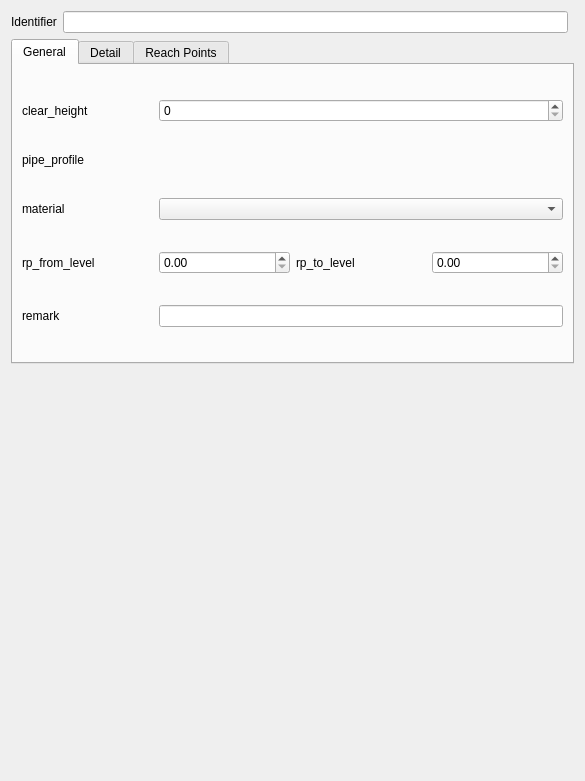
<?xml version="1.0" encoding="UTF-8"?>
<ui version="4.0">
 <class>Form</class>
 <widget class="QWidget" name="Form">
  <property name="geometry">
   <rect>
    <x>0</x>
    <y>0</y>
    <width>585</width>
    <height>781</height>
   </rect>
  </property>
  <property name="windowTitle">
   <string>Form</string>
  </property>
  <layout class="QGridLayout" name="gridLayout">
   <item row="0" column="1">
    <widget class="QLineEdit" name="identifier"/>
   </item>
   <item row="3" column="0" colspan="3">
    <widget class="QTabWidget" name="tabWidget">
     <property name="currentIndex">
      <number>0</number>
     </property>
     <widget class="QWidget" name="tab">
      <attribute name="title">
       <string>General</string>
      </attribute>
      <layout class="QGridLayout" name="gridLayout_4">
       <item row="1" column="1" colspan="3">
        <widget class="QgsRelationReferenceWidget" name="fk_pipe_profile">
         <property name="sizePolicy">
          <sizepolicy hsizetype="Preferred" vsizetype="Fixed">
           <horstretch>0</horstretch>
           <verstretch>0</verstretch>
          </sizepolicy>
         </property>
         <property name="embedForm" stdset="0">
          <bool>true</bool>
         </property>
         <property name="readOnlySelector" stdset="0">
          <bool>false</bool>
         </property>
        </widget>
       </item>
       <item row="1" column="0">
        <widget class="QLabel" name="label_15">
         <property name="text">
          <string>pipe_profile</string>
         </property>
        </widget>
       </item>
       <item row="2" column="0">
        <widget class="QLabel" name="label_8">
         <property name="text">
          <string>material</string>
         </property>
        </widget>
       </item>
       <item row="2" column="1" colspan="3">
        <widget class="QComboBox" name="material"/>
       </item>
       <item row="3" column="2">
        <widget class="QLabel" name="label_18">
         <property name="text">
          <string>rp_to_level</string>
         </property>
        </widget>
       </item>
       <item row="0" column="0">
        <widget class="QLabel" name="label_2">
         <property name="text">
          <string>clear_height</string>
         </property>
        </widget>
       </item>
       <item row="0" column="1" colspan="3">
        <widget class="QSpinBox" name="clear_height"/>
       </item>
       <item row="3" column="1">
        <widget class="QDoubleSpinBox" name="rp_from_level"/>
       </item>
       <item row="3" column="0">
        <widget class="QLabel" name="label_16">
         <property name="text">
          <string>rp_from_level</string>
         </property>
        </widget>
       </item>
       <item row="3" column="3">
        <widget class="QDoubleSpinBox" name="rp_to_level"/>
       </item>
       <item row="4" column="0">
        <widget class="QLabel" name="label_37">
         <property name="text">
          <string>remark</string>
         </property>
        </widget>
       </item>
       <item row="4" column="1" colspan="3">
        <widget class="QLineEdit" name="remark"/>
       </item>
      </layout>
     </widget>
     <widget class="QWidget" name="tab_2">
      <attribute name="title">
       <string>Detail</string>
      </attribute>
      <layout class="QGridLayout" name="gridLayout_3">
       <property name="margin">
        <number>0</number>
       </property>
       <item row="0" column="0">
        <widget class="QScrollArea" name="scrollArea">
         <property name="frameShape">
          <enum>QFrame::NoFrame</enum>
         </property>
         <property name="widgetResizable">
          <bool>true</bool>
         </property>
         <widget class="QWidget" name="scrollAreaWidgetContents">
          <property name="geometry">
           <rect>
            <x>0</x>
            <y>0</y>
            <width>563</width>
            <height>649</height>
           </rect>
          </property>
          <layout class="QFormLayout" name="formLayout_2">
           <item row="0" column="0">
            <widget class="QLabel" name="label">
             <property name="text">
              <string>coefficient_of_friction</string>
             </property>
            </widget>
           </item>
           <item row="4" column="0">
            <widget class="QLabel" name="label_4">
             <property name="text">
              <string>elevation_determination</string>
             </property>
            </widget>
           </item>
           <item row="5" column="0">
            <widget class="QLabel" name="label_3">
             <property name="text">
              <string>horizontal_positioning</string>
             </property>
            </widget>
           </item>
           <item row="5" column="1">
            <widget class="QComboBox" name="horizontal_positioning"/>
           </item>
           <item row="6" column="0">
            <widget class="QLabel" name="label_5">
             <property name="text">
              <string>inside_coating</string>
             </property>
            </widget>
           </item>
           <item row="6" column="1">
            <widget class="QComboBox" name="inside_coating"/>
           </item>
           <item row="7" column="0">
            <widget class="QLabel" name="label_7">
             <property name="text">
              <string>length_effective</string>
             </property>
            </widget>
           </item>
           <item row="8" column="0">
            <widget class="QLabel" name="label_6">
             <property name="text">
              <string>ring_stiffness</string>
             </property>
            </widget>
           </item>
           <item row="8" column="1">
            <widget class="QgsFilterLineEdit" name="ring_stiffness"/>
           </item>
           <item row="9" column="0">
            <widget class="QLabel" name="label_13">
             <property name="text">
              <string>slope_building_plan</string>
             </property>
            </widget>
           </item>
           <item row="9" column="1">
            <widget class="QgsFilterLineEdit" name="slope_building_plan"/>
           </item>
           <item row="10" column="0">
            <widget class="QLabel" name="label_14">
             <property name="text">
              <string>wall_roughness</string>
             </property>
            </widget>
           </item>
           <item row="12" column="0" colspan="2">
            <widget class="QGroupBox" name="groupBox">
             <property name="title">
              <string>Reliner</string>
             </property>
             <layout class="QFormLayout" name="formLayout">
              <item row="0" column="0">
               <widget class="QLabel" name="label_9">
                <property name="text">
                 <string>reliner_material</string>
                </property>
               </widget>
              </item>
              <item row="0" column="1">
               <widget class="QComboBox" name="reliner_material"/>
              </item>
              <item row="1" column="0">
               <widget class="QLabel" name="label_10">
                <property name="text">
                 <string>reliner_nominal_size</string>
                </property>
               </widget>
              </item>
              <item row="1" column="1">
               <widget class="QgsFilterLineEdit" name="reliner_nominal_size"/>
              </item>
              <item row="2" column="0">
               <widget class="QLabel" name="label_12">
                <property name="text">
                 <string>relining_construction</string>
                </property>
               </widget>
              </item>
              <item row="2" column="1">
               <widget class="QComboBox" name="relining_construction"/>
              </item>
              <item row="3" column="0">
               <widget class="QLabel" name="label_11">
                <property name="text">
                 <string>relining_kind</string>
                </property>
               </widget>
              </item>
              <item row="3" column="1">
               <widget class="QComboBox" name="relining_kind"/>
              </item>
             </layout>
            </widget>
           </item>
           <item row="7" column="1">
            <widget class="QDoubleSpinBox" name="length_effective"/>
           </item>
           <item row="10" column="1">
            <widget class="QDoubleSpinBox" name="wall_roughness"/>
           </item>
           <item row="1" column="1">
            <widget class="QgsFilterLineEdit" name="dataowner"/>
           </item>
           <item row="1" column="0">
            <widget class="QLabel" name="label_19">
             <property name="text">
              <string>dataowner</string>
             </property>
            </widget>
           </item>
           <item row="2" column="1">
            <widget class="QgsFilterLineEdit" name="provider"/>
           </item>
           <item row="2" column="0">
            <widget class="QLabel" name="label_20">
             <property name="text">
              <string>provider</string>
             </property>
            </widget>
           </item>
           <item row="4" column="1">
            <widget class="QComboBox" name="elevation_determination"/>
           </item>
           <item row="0" column="1">
            <widget class="QSpinBox" name="coefficient_of_friction"/>
           </item>
          </layout>
         </widget>
        </widget>
       </item>
      </layout>
     </widget>
     <widget class="QWidget" name="tab_3">
      <attribute name="title">
       <string>Reach Points</string>
      </attribute>
      <layout class="QGridLayout" name="gridLayout_5">
       <item row="0" column="0">
        <widget class="QgsCollapsibleGroupBox" name="mGroupBox">
         <property name="title">
          <string>From</string>
         </property>
         <layout class="QGridLayout" name="gridLayout_6">
          <property name="leftMargin">
           <number>0</number>
          </property>
          <property name="rightMargin">
           <number>0</number>
          </property>
          <property name="bottomMargin">
           <number>0</number>
          </property>
          <item row="0" column="0">
           <widget class="QScrollArea" name="scrollArea_2">
            <property name="widgetResizable">
             <bool>true</bool>
            </property>
            <widget class="QWidget" name="scrollAreaWidgetContents_2">
             <property name="geometry">
              <rect>
               <x>0</x>
               <y>0</y>
               <width>522</width>
               <height>331</height>
              </rect>
             </property>
             <layout class="QFormLayout" name="formLayout_3">
              <property name="fieldGrowthPolicy">
               <enum>QFormLayout::AllNonFixedFieldsGrow</enum>
              </property>
              <item row="1" column="0">
               <widget class="QLabel" name="label_21">
                <property name="text">
                 <string>identifier</string>
                </property>
               </widget>
              </item>
              <item row="1" column="1">
               <widget class="QLineEdit" name="rp_from_identifier"/>
              </item>
              <item row="2" column="0">
               <widget class="QLabel" name="label_25">
                <property name="text">
                 <string>dataowner</string>
                </property>
               </widget>
              </item>
              <item row="2" column="1">
               <widget class="QLineEdit" name="rp_from_dataowner"/>
              </item>
              <item row="3" column="0">
               <widget class="QLabel" name="label_24">
                <property name="text">
                 <string>elevation_accuracy</string>
                </property>
               </widget>
              </item>
              <item row="5" column="0">
               <widget class="QLabel" name="label_23">
                <property name="text">
                 <string>outlet_shape</string>
                </property>
               </widget>
              </item>
              <item row="5" column="1">
               <widget class="QLineEdit" name="rp_from_outlet_shape"/>
              </item>
              <item row="6" column="0">
               <widget class="QLabel" name="label_22">
                <property name="text">
                 <string>position_of_connection</string>
                </property>
               </widget>
              </item>
              <item row="6" column="1">
               <widget class="QLineEdit" name="rp_from_position_of_connection"/>
              </item>
              <item row="7" column="0">
               <widget class="QLabel" name="label_27">
                <property name="text">
                 <string>provider</string>
                </property>
               </widget>
              </item>
              <item row="7" column="1">
               <widget class="QLineEdit" name="rp_from_provider"/>
              </item>
              <item row="8" column="0">
               <widget class="QLabel" name="label_26">
                <property name="text">
                 <string>last_modification</string>
                </property>
               </widget>
              </item>
              <item row="8" column="1">
               <widget class="QDateEdit" name="rp_from_last_modification"/>
              </item>
              <item row="9" column="0">
               <widget class="QLabel" name="label_28">
                <property name="text">
                 <string>wastewater_networkelement</string>
                </property>
               </widget>
              </item>
              <item row="9" column="1">
               <widget class="QgsRelationReferenceWidget" name="rp_from_wastewater_networkelement"/>
              </item>
              <item row="3" column="1">
               <widget class="QComboBox" name="rp_from_elevation_accuracy"/>
              </item>
             </layout>
            </widget>
           </widget>
          </item>
         </layout>
        </widget>
       </item>
       <item row="1" column="0">
        <widget class="QgsCollapsibleGroupBox" name="mGroupBox_2">
         <property name="title">
          <string>To</string>
         </property>
         <layout class="QGridLayout" name="gridLayout_7">
          <property name="leftMargin">
           <number>0</number>
          </property>
          <property name="rightMargin">
           <number>0</number>
          </property>
          <property name="bottomMargin">
           <number>0</number>
          </property>
          <item row="0" column="0">
           <widget class="QScrollArea" name="scrollArea_3">
            <property name="widgetResizable">
             <bool>true</bool>
            </property>
            <widget class="QWidget" name="scrollAreaWidgetContents_3">
             <property name="geometry">
              <rect>
               <x>0</x>
               <y>0</y>
               <width>522</width>
               <height>331</height>
              </rect>
             </property>
             <layout class="QFormLayout" name="formLayout_4">
              <property name="fieldGrowthPolicy">
               <enum>QFormLayout::AllNonFixedFieldsGrow</enum>
              </property>
              <item row="1" column="0">
               <widget class="QLabel" name="label_29">
                <property name="text">
                 <string>identifier</string>
                </property>
               </widget>
              </item>
              <item row="1" column="1">
               <widget class="QLineEdit" name="rp_to_identifier"/>
              </item>
              <item row="2" column="0">
               <widget class="QLabel" name="label_30">
                <property name="text">
                 <string>dataowner</string>
                </property>
               </widget>
              </item>
              <item row="2" column="1">
               <widget class="QLineEdit" name="rp_to_dataowner"/>
              </item>
              <item row="3" column="0">
               <widget class="QLabel" name="label_31">
                <property name="text">
                 <string>elevation_accuracy</string>
                </property>
               </widget>
              </item>
              <item row="5" column="0">
               <widget class="QLabel" name="label_32">
                <property name="text">
                 <string>outlet_shape</string>
                </property>
               </widget>
              </item>
              <item row="5" column="1">
               <widget class="QLineEdit" name="rp_to_outlet_shape"/>
              </item>
              <item row="6" column="0">
               <widget class="QLabel" name="label_33">
                <property name="text">
                 <string>position_of_connection</string>
                </property>
               </widget>
              </item>
              <item row="6" column="1">
               <widget class="QLineEdit" name="rp_to_position_of_connection"/>
              </item>
              <item row="7" column="0">
               <widget class="QLabel" name="label_34">
                <property name="text">
                 <string>provider</string>
                </property>
               </widget>
              </item>
              <item row="7" column="1">
               <widget class="QLineEdit" name="rp_to_provider"/>
              </item>
              <item row="8" column="0">
               <widget class="QLabel" name="label_35">
                <property name="text">
                 <string>last_modification</string>
                </property>
               </widget>
              </item>
              <item row="8" column="1">
               <widget class="QDateEdit" name="rp_to_last_modification"/>
              </item>
              <item row="9" column="0">
               <widget class="QLabel" name="label_36">
                <property name="text">
                 <string>wastewater_networkelement</string>
                </property>
               </widget>
              </item>
              <item row="9" column="1">
               <widget class="QgsRelationReferenceWidget" name="rp_to_wastewater_networkelement"/>
              </item>
              <item row="3" column="1">
               <widget class="QComboBox" name="rp_to_elevation_accuracy"/>
              </item>
             </layout>
            </widget>
           </widget>
          </item>
         </layout>
        </widget>
       </item>
      </layout>
     </widget>
    </widget>
   </item>
   <item row="0" column="0">
    <widget class="QLabel" name="label_17">
     <property name="text">
      <string>Identifier</string>
     </property>
    </widget>
   </item>
   <item row="4" column="0" colspan="2">
    <widget class="QgsRelationReferenceWidget" name="fk_wastewater_structure">
     <property name="minimumSize">
      <size>
       <width>0</width>
       <height>400</height>
      </size>
     </property>
     <property name="openFormButtonVisible">
      <bool>true</bool>
     </property>
    </widget>
   </item>
  </layout>
 </widget>
 <customwidgets>
  <customwidget>
   <class>QgsCollapsibleGroupBox</class>
   <extends>QGroupBox</extends>
   <header>qgscollapsiblegroupbox.h</header>
   <container>1</container>
  </customwidget>
  <customwidget>
   <class>QgsRelationReferenceWidget</class>
   <extends>QWidget</extends>
   <header>qgsrelationreferencewidget.h</header>
  </customwidget>
  <customwidget>
   <class>QgsFilterLineEdit</class>
   <extends>QLineEdit</extends>
   <header>qgsfilterlineedit.h</header>
  </customwidget>
 </customwidgets>
 <resources/>
 <connections/>
</ui>
